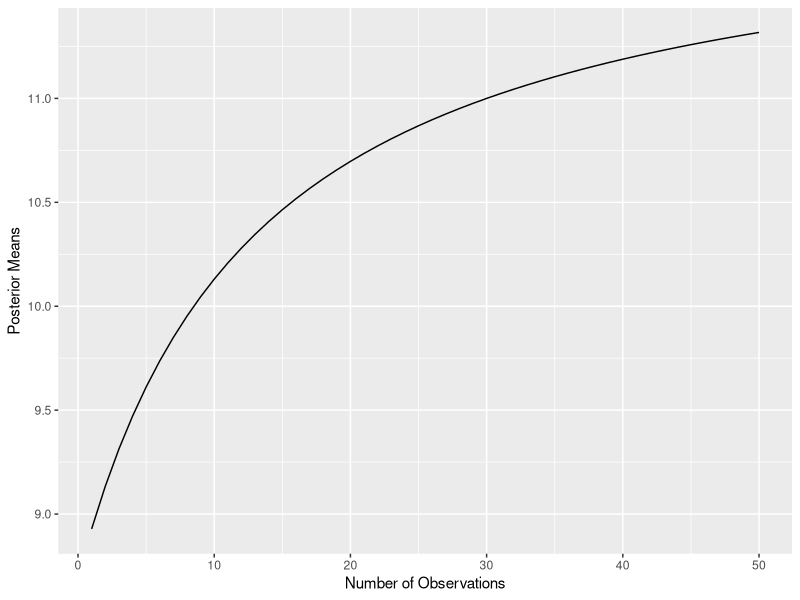
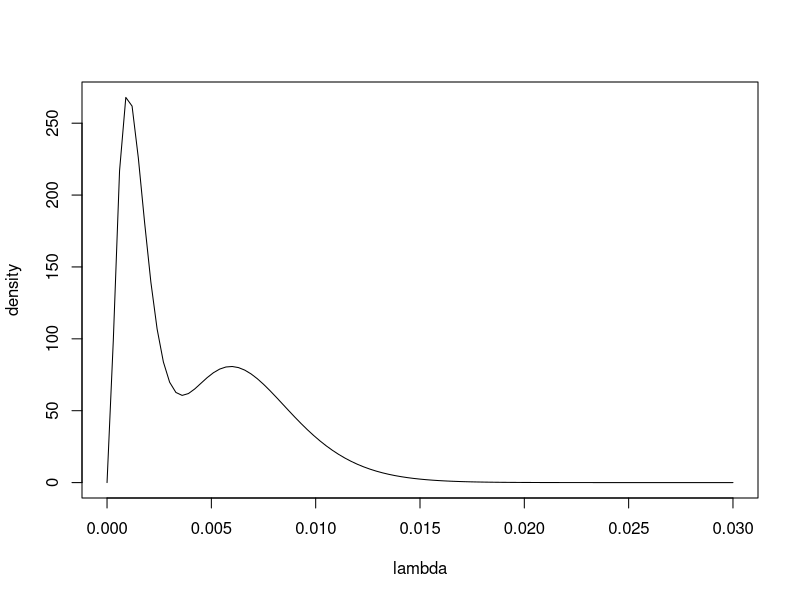
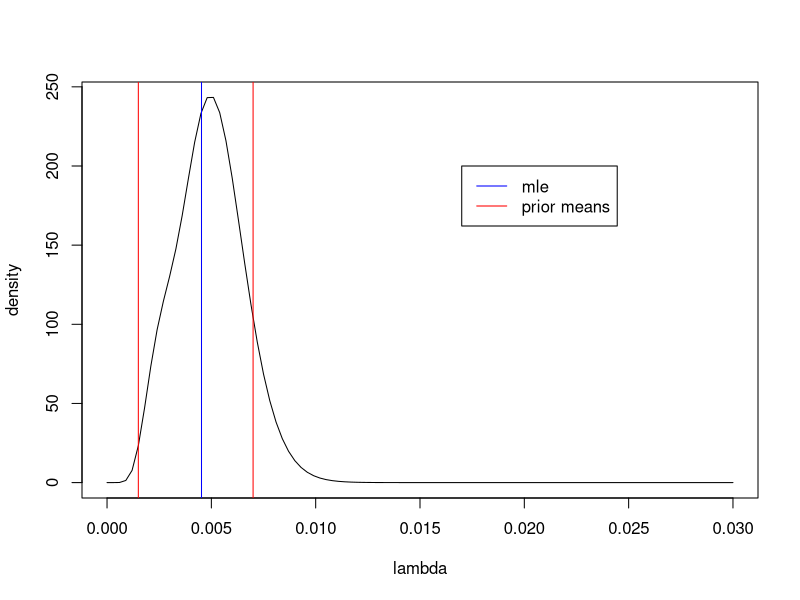

Write the R code that produced these figures, in order.
## ---- chunk 1
library(knitr)
library(testthat)
knitr::opts_chunk$set(echo=TRUE, 
                      cache=FALSE, 
                      fig.width=5, 
                      fig.height=5,
                      fig.align='center')
indent1 = '    '
indent2 = paste(rep(indent1, 2), collapse='')
indent3 = paste(rep(indent1, 3), collapse='')
r = function(x, digits=2){ round(x, digits=digits) }
library(tidyverse)
library(reshape2)
## ---- chunk 2
Avar <- 120/100
bvar <- 12
Avar
bvar
## ---- chunk 3
yA <- c(12, 9, 12, 14, 13, 13, 15, 8, 15, 6)
yB <- c(11, 11, 10, 9, 9, 8, 7, 10, 6, 8, 8, 9, 7)
## ---- chunk 4
### Prior parameters here
alpha_A = 120 
beta_A = 10 

alpha_B = 12 
beta_B = 1 
## ---- chunk 5
### Posterior parameters here
alpha_A_posterior = sum(yA) + alpha_A 
beta_A_posterior = length(yA) + beta_A 

alpha_B_posterior = sum(yB) + alpha_B 
beta_B_posterior = length(yB) + beta_B 
## ---- chunk 6
### Posterior mean and variance for each group        
A_post_mean <- alpha_A_posterior/beta_A_posterior 
A_post_var <- alpha_A_posterior/(beta_A_posterior^2)

### Posterior quantiles for each group
B_post_mean <-  alpha_B_posterior/beta_B_posterior 
B_post_var <- alpha_B_posterior/(beta_B_posterior^2) 

print(paste0("Posterior mean of theta_A ", round(A_post_mean, 2)))
print(paste0("Posterior variance of theta_A ", round(A_post_var, 2)))
print(paste0("Posterior mean of theta_B ", round(B_post_mean, 2)))
print(paste0("Posterior variance of theta_B ", round(B_post_var, 2)))
## ---- chunk 7
# Posterior quantiles
alpha_A_quantile <- c(qgamma(0.05 / 2, alpha_A_posterior, beta_A_posterior),
                      qgamma(1 - (0.05 / 2), alpha_A_posterior, beta_A_posterior))
alpha_B_quantile <- c(qgamma(0.05 / 2, alpha_B_posterior, beta_B_posterior),
                      qgamma(1 - (0.05 / 2), alpha_B_posterior, beta_B_posterior))

print(paste0("Posterior 95% quantile for theta_A is [",
             round(alpha_A_quantile[1],2), ", ",
             round(alpha_A_quantile[2], 2), "]"))
print(paste0("Posterior 95% quantile for theta_B is [",
             round(alpha_B_quantile[1],2), ", ",
             round(alpha_B_quantile[2], 2), "]"))
## ---- chunk 8
# update the new alpha and beta values
n0 <- seq(1:50)
new_alphaB <- n0*12
new_betaB <- n0

# compute new posterior alpha and betas
alpha_B_posterior2 <- sum(yB) + new_alphaB # YOUR CODE HERE
beta_B_posterior2 <- length(yB) + new_betaB # YOUR CODE HERE

# use the equation for mean of gamma distribution
posterior_means <- alpha_B_posterior2/beta_B_posterior2 # YOUR CODE HERE

# plotting the posterior means against n0
post_means <- data.frame(n0,posterior_means)
ggplot(post_means, aes(n0,posterior_means)) +
  geom_line() +
  xlab('Number of Observations') +
  ylab('Posterior Means')
## ---- chunk 9
first_mean <- 3/2000
second_mean <- 7/1000
first_variance <- 3/(2000**2)
second_variance <- 7/(1000**2)
print(paste('The first expert thinks the mean rate of deaths/patient a-priori is',first_mean))
print(paste('The second expert thinks the mean rate of deaths/patient a-priori is',second_mean))
print(paste('The first expert thinks the variance of deaths/patient a-priori is',first_variance))
print(paste('The second expert thinks the variance of deaths/patient a-priori is',second_variance))
## ---- chunk 10
curve(0.5 * 2000^3/gamma(3) * l^(3-1) * exp(-2000 * l) 
              + 0.5 * 1000^7/gamma(7) * l^(7-1) * exp(-1000 * l),
      from = 0, to = 0.03, xname = 'l', xlab = "lambda", ylab = "density")
## ---- chunk 11
K <- 0.5 * (2000^3/gamma(3)) * (1767^8/factorial(8)) * (gamma(11)/3767^11) +
  0.5 * (1000^7/gamma(7)) * (1767^8 / factorial(8)) * (gamma(15)/2767^15)
K
## ---- chunk 12
# separate the two coeffiecients so easier computation
first_part_post <- 1767^8 * 0.5 * 2000^3/(K*factorial(8)*gamma(3))
second_part_post <- 1767^8 * 0.5 * 1000^7/(K*factorial(8)*gamma(7))

#plot the posterior
curve(first_part_post * l^10 * exp(-3767 * l) + second_part_post * l^14 * exp(-2767 * l),
      from = 0, to = 0.03, xname = "l", 
      xlab = "lambda", ylab = "density", cex = 4)

# add vertical lines
# prior means
abline(v = 3/2000, col = 'red', cex = 1) 
abline(v = 7/1000, col = 'red', cex = 1)

# mle
abline(v = 8/1767, col = 'blue', cex = 1)

# add a legend
legend(0.017,200, legend = c('mle','prior means'),
       col = c('blue','red'), lty = c(1,1), cex = 1)
